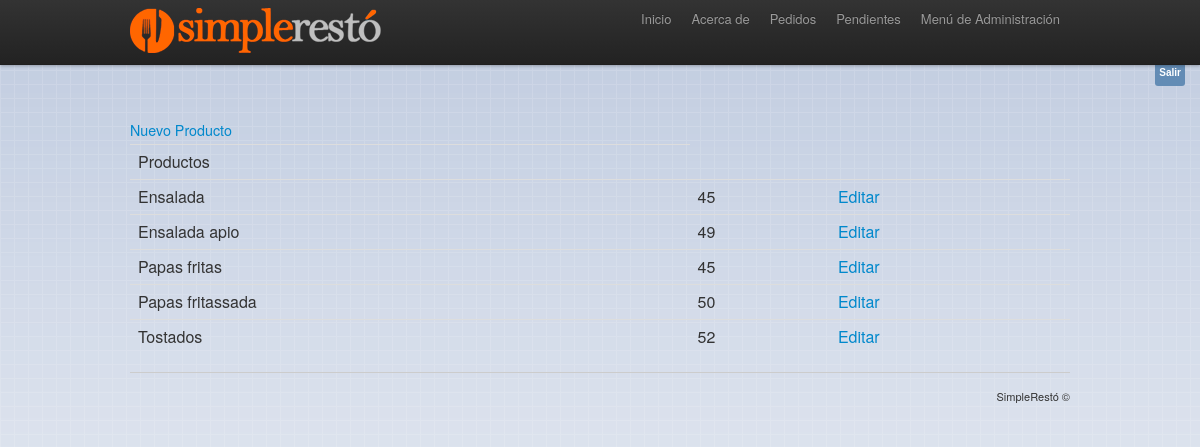
Screenshot of /index.php?controller=productos (signed in) with the database file from the repository.
### tables this page shows
CREATE TABLE IF NOT EXISTS `productos` (
  `id` tinyint(4) NOT NULL AUTO_INCREMENT,
  `nombre` varchar(255) DEFAULT NULL,
  `precio` decimal(10,0) DEFAULT NULL,
  `stock` tinyint(4) DEFAULT NULL,
  `estado` char(1) DEFAULT NULL,
  `fecha` timestamp NULL DEFAULT NULL,
  PRIMARY KEY (`id`)
);

### controllers/defecto_controller.php (called while the page is built, shortened)
<?php
class defecto_controller {
    function render($datos, $vista) {
        require_once 'models/usuarios_model.php';
        $carpeta = 'views/default/';
        require_once $carpeta . 'head.php';
        require_once $vista;
        require_once $carpeta . 'footer.php';
        return;
    }
}

### controllers/productos_controller.php (called while the page is built, shortened)
<?php
require_once 'defecto_controller.php';
class productos_controller extends defecto_controller {
    function _listarAction() {
        require_once("models/productos_model.php");
        $pro = new productos();
        $datos = $pro->SelectAll();
        $this->render($datos, "views/productos/productos_view.php");
    }
}
?>

### index.php (called while the page is built, shortened)
<?php
$accionPredefinida = "_listarAction";
if(! empty($_GET['action']))
      $accion = $_GET['action'];
else
      $accion = $accionPredefinida;
$accion = '_' . preg_replace('/[^a-zA-Z0-9]/', '', $accion);
$objcontrolador= new $controlador();
$objcontrolador->inicio();
$objcontrolador->$accion();
?>

### models/productos_model.php (called while the page is built, shortened)
<?php
class productos
{
	public function SelectAll()
	{
		$dblink = null;
		try
		{
			$dblink = mysql_connect(DB_HOST,DB_USER,DB_PASS);
		}
		catch(Exception $ex)
		{
			echo "Could not connect to " . DB_HOST . ":" . DB_BASE . "\n";
			echo "Error: " . $ex->message;
			exit;
		}
		$query = "SELECT * FROM productos order by nombre";
		$result = mysql_query($query,$dblink);
		return $result;
	}
}

### views/productos/productos_view.php (the view)
<a href="?controller=productos&action=editar">Nuevo Producto</a>
<table  class="table table-hover">
<tr><td>Productos</td></tr>
<?php
while($x = mysql_fetch_assoc($datos))
{
echo '
<tr><td>'.$x['nombre'].'</td><td>'.$x['precio'].'</td>
<td><a href="index.php?controller=productos&action=_editar&idProducto='.$x['id'].'"  >Editar</a></td>
</td></tr>
';
}
        ?>
</table>

### css/styles.css (style rules this page uses)
body { background: url('../img/bg.png') repeat-x; background-color: #fff; }

### rows the page displays
productos: nombre "Ensalada", precio "45"
productos: nombre "Ensalada apio", precio "49"
productos: nombre "Papas fritas", precio "45"
productos: nombre "Papas fritassada", precio "50"
productos: nombre "Tostados", precio "52"
